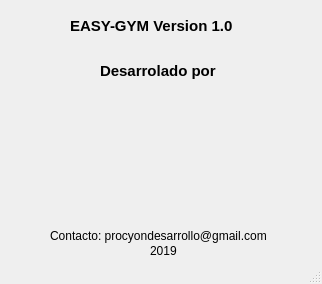
<?xml version="1.0" encoding="UTF-8"?>
<ui version="4.0">
 <class>MainWindow</class>
 <widget class="QMainWindow" name="MainWindow">
  <property name="geometry">
   <rect>
    <x>0</x>
    <y>0</y>
    <width>322</width>
    <height>284</height>
   </rect>
  </property>
  <property name="minimumSize">
   <size>
    <width>322</width>
    <height>284</height>
   </size>
  </property>
  <property name="maximumSize">
   <size>
    <width>322</width>
    <height>284</height>
   </size>
  </property>
  <property name="windowTitle">
   <string>Acerca de nosotros</string>
  </property>
  <widget class="QWidget" name="centralwidget">
   <widget class="QLabel" name="labelDesarrolladoPor">
    <property name="geometry">
     <rect>
      <x>100</x>
      <y>60</y>
      <width>131</width>
      <height>21</height>
     </rect>
    </property>
    <property name="font">
     <font>
      <pointsize>11</pointsize>
      <weight>75</weight>
      <bold>true</bold>
     </font>
    </property>
    <property name="text">
     <string>Desarrolado por</string>
    </property>
   </widget>
   <widget class="QLabel" name="label">
    <property name="geometry">
     <rect>
      <x>50</x>
      <y>220</y>
      <width>231</width>
      <height>31</height>
     </rect>
    </property>
    <property name="font">
     <font>
      <pointsize>9</pointsize>
      <weight>50</weight>
      <bold>false</bold>
     </font>
    </property>
    <property name="text">
     <string>Contacto: procyondesarrollo@gmail.com</string>
    </property>
   </widget>
   <widget class="QLabel" name="label_imagen">
    <property name="geometry">
     <rect>
      <x>120</x>
      <y>90</y>
      <width>81</width>
      <height>81</height>
     </rect>
    </property>
    <property name="styleSheet">
     <string notr="true">border-image: url(:/cct/logo_procyon.jpg);</string>
    </property>
    <property name="text">
     <string/>
    </property>
    <property name="pixmap">
     <pixmap>logo_procyon.jpg</pixmap>
    </property>
   </widget>
   <widget class="QLabel" name="label_2">
    <property name="geometry">
     <rect>
      <x>80</x>
      <y>160</y>
      <width>151</width>
      <height>41</height>
     </rect>
    </property>
    <property name="styleSheet">
     <string notr="true">border-image: url(:/cct/letra_procyon.png);</string>
    </property>
    <property name="text">
     <string/>
    </property>
   </widget>
   <widget class="QLabel" name="label_3">
    <property name="geometry">
     <rect>
      <x>90</x>
      <y>170</y>
      <width>141</width>
      <height>41</height>
     </rect>
    </property>
    <property name="styleSheet">
     <string notr="true">border-image: url(:/imagenes/letra_procyon.png);</string>
    </property>
    <property name="text">
     <string/>
    </property>
   </widget>
   <widget class="QLabel" name="label_4">
    <property name="geometry">
     <rect>
      <x>150</x>
      <y>240</y>
      <width>31</width>
      <height>21</height>
     </rect>
    </property>
    <property name="font">
     <font>
      <weight>50</weight>
      <bold>false</bold>
     </font>
    </property>
    <property name="text">
     <string>2019</string>
    </property>
   </widget>
   <widget class="QLabel" name="label_5">
    <property name="geometry">
     <rect>
      <x>70</x>
      <y>10</y>
      <width>181</width>
      <height>31</height>
     </rect>
    </property>
    <property name="font">
     <font>
      <pointsize>11</pointsize>
      <weight>75</weight>
      <bold>true</bold>
     </font>
    </property>
    <property name="text">
     <string>EASY-GYM Version 1.0</string>
    </property>
   </widget>
   <widget class="QLabel" name="label_6">
    <property name="geometry">
     <rect>
      <x>70</x>
      <y>45</y>
      <width>181</width>
      <height>21</height>
     </rect>
    </property>
    <property name="text">
     <string/>
    </property>
   </widget>
  </widget>
  <widget class="QStatusBar" name="statusbar"/>
 </widget>
 <resources>
  <include location="imagenes.qrc"/>
 </resources>
 <connections/>
</ui>
